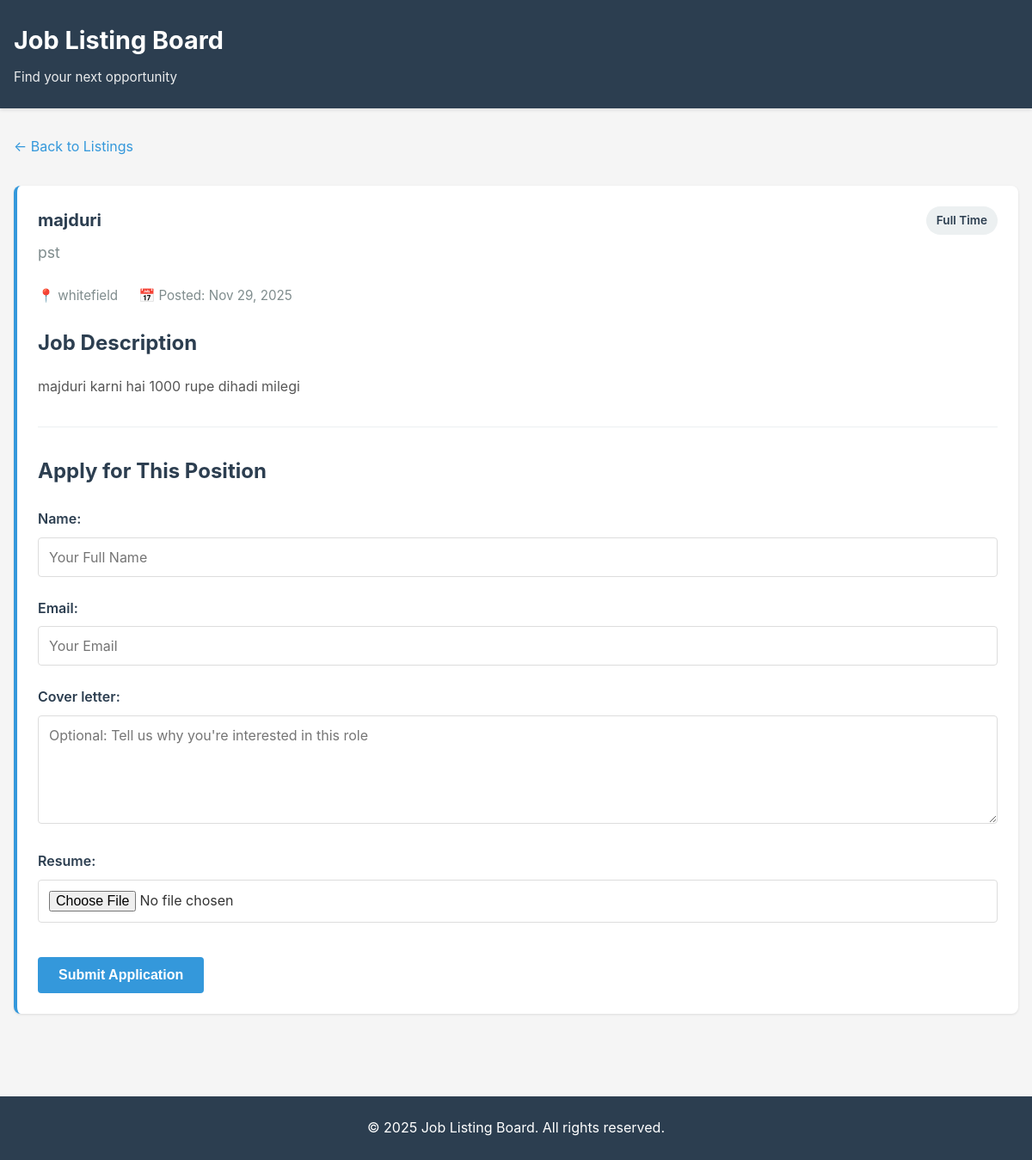
The page /jobs/6/ on the database its author committed.
### jobs/models.py (models this page shows, shortened)
class Job(models.Model):
    JOB_TYPE_CHOICES = [
        ('FT', 'Full Time'),
        ('PT', 'Part Time'),
        ('INTERN', 'Internship'),
    ]
    STATUS_CHOICES = [
        ('DRAFT', 'Draft'),
        ('PUBLISHED', 'Published'),
        ('ARCHIVED', 'Archived'),
    ]
    title = models.CharField(max_length=200)
    company = models.CharField(max_length=200)
    description = models.TextField()
    location = models.CharField(max_length=200)
    job_type = models.CharField(max_length=10, choices=JOB_TYPE_CHOICES)
    status = models.CharField(max_length=10, choices=STATUS_CHOICES, default='DRAFT')
    posted_at = models.DateTimeField(auto_now_add=True)
    updated_at = models.DateTimeField(auto_now=True)
    class Meta:
        ordering = ['-posted_at']
        indexes = [
            models.Index(fields=['status', 'job_type']),
        ]

### jobs/views.py (the view)
# urls.py: path('jobs/<int:pk>/', views.JobDetailView.as_view(), name='job_detail'),
class JobDetailView(DetailView):
    model = Job
    template_name = 'jobs/job_detail.html'
    context_object_name = 'job'
    def get_queryset(self):
        return Job.objects.filter(status='PUBLISHED')
    def get_context_data(self, **kwargs):
        context = super().get_context_data(**kwargs)
        context['form'] = ApplicationForm()
        return context

### jobs/forms.py (shortened to what this page needs)
class ApplicationForm(forms.ModelForm):
    class Meta:
        model = Application
        fields = ['name', 'email', 'cover_letter', 'resume']
        widgets = {
            'name': forms.TextInput(attrs={
                'class': 'form-control',
                'placeholder': 'Your Full Name',
                'required': True,
            }),
            'email': forms.EmailInput(attrs={
                'class': 'form-control',
                'placeholder': 'Your Email',
                'required': True,
            }),
            'cover_letter': forms.Textarea(attrs={
                'class': 'form-control',
                'placeholder': 'Optional: Tell us why you\'re interested in this role',
                'rows': 5,
            }),
            'resume': forms.FileInput(attrs={
                'class': 'form-control',
                'accept': '.pdf,.doc,.docx',
                'required': True,
            }),
        }

### jobs/templates/jobs/job_detail.html (shortened to what this page needs)
{% extends "jobs/base.html" %}
{% block content %}
<div style="margin-bottom: 2rem;">
    <a href="{% url 'job_list' %}" style="color: #3498db; text-decoration: none;">← Back to Listings</a>
</div>
<div class="card" style="border-left: 4px solid #3498db;">
    <div class="job-header" style="margin-bottom: 1.5rem;">
        <div>
            <h1 class="job-title" style="margin-bottom: 0.5rem;">{{ job.title }}</h1>
            <p style="font-size: 1.1rem; color: #7f8c8d; margin: 0;">{{ job.company }}</p>
        </div>
        <span class="job-badge">{{ job.get_job_type_display }}</span>
    </div>
    <div class="job-meta" style="margin-bottom: 1.5rem;">
        <div class="job-meta-item">📍 {{ job.location }}</div>
        <div class="job-meta-item">📅 Posted: {{ job.posted_at|date:"M d, Y" }}</div>
    </div>
    <div style="margin-bottom: 2rem; padding-bottom: 2rem; border-bottom: 1px solid #ecf0f1;">
        <h2 style="color: #2c3e50; margin-bottom: 1rem;">Job Description</h2>
        <div style="line-height: 1.8; color: #555; white-space: pre-wrap;">{{ job.description }}</div>
    </div>
    <div>
        <h2 style="color: #2c3e50; margin-bottom: 1.5rem;">Apply for This Position</h2>
        <form method="POST" enctype="multipart/form-data" action="{% url 'apply' job.pk %}">
            {% for field in form %}
                <div class="form-group">
                    {{ field.label_tag }}
                    {{ field }}
                </div>
            {% endfor %}
            <button type="submit" class="btn btn-primary" style="margin-top: 1rem;">Submit Application</button>
        </form>
    </div>
</div>
{% endblock %}

### jobs/templates/jobs/base.html (style rules this page uses)
* { margin: 0; padding: 0; box-sizing: border-box; }
body { font-family: -apple-system, BlinkMacSystemFont, 'Segoe UI', Roboto, Oxygen, Ubuntu, Cantarell, sans-serif; background-color: #f5f5f5; color: #333; line-height: 1.6; }
.card { background: white; border-radius: 8px; box-shadow: 0 1px 3px rgba(0,0,0,0.1); padding: 1.5rem; margin-bottom: 1rem; }
.form-group { margin-bottom: 1.5rem; }
label { display: block; margin-bottom: 0.5rem; font-weight: 600; color: #2c3e50; }
.form-control { width: 100%; padding: 0.75rem; border: 1px solid #ddd; border-radius: 4px; font-family: inherit; font-size: 1rem; transition: border-color 0.2s; }
textarea.form-control { resize: vertical; min-height: 120px; }
.btn { display: inline-block; padding: 0.75rem 1.5rem; border: none; border-radius: 4px; font-size: 1rem; font-weight: 600; cursor: pointer; transition: all 0.2s; text-decoration: none; text-align: center; }
.btn-primary { background-color: #3498db; color: white; }
.job-header { display: flex; justify-content: space-between; align-items: start; margin-bottom: 1rem; }
.job-title { font-size: 1.25rem; font-weight: 700; color: #2c3e50; margin: 0; }
.job-badge { display: inline-block; padding: 0.35rem 0.75rem; background-color: #ecf0f1; color: #2c3e50; border-radius: 20px; font-size: 0.85rem; font-weight: 600; }
.job-meta { display: flex; gap: 1.5rem; margin-bottom: 1rem; font-size: 0.95rem; color: #7f8c8d; }
.job-meta-item { display: flex; align-items: center; }

### rows shown on the page
Job: title "majduri", company "pst", job_type "Full Time", location "whitefield", posted_at "Nov 29, 2025", description "majduri karni hai 1000 rupe dihadi milegi"

### other values the page prints
{{ field.label_tag }} "Name:" "Email:" "Cover letter:" "Resume:"
